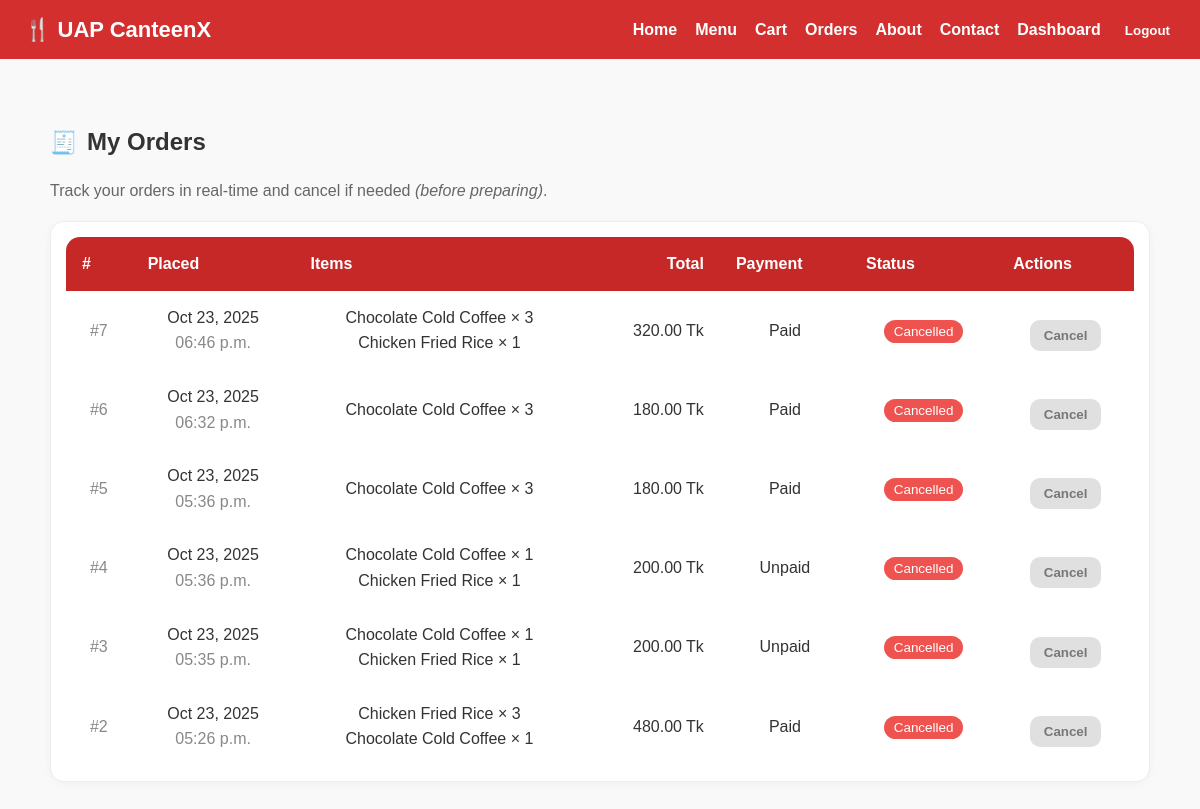
Page /orders/ (signed in) on the committed database.
### my_canteen/models.py (models this page shows, shortened)
class Order(models.Model):
    STATUS_CHOICES = [
        ('pending', 'Pending'),
        ('accepted', 'Accepted'),
        ('preparing', 'Preparing'),
        ('ready', 'Ready'),
        ('delivered', 'Delivered'),
        ('completed', 'Completed'),
        ('cancelled', 'Cancelled'),
    ]
    PAYMENT_STATUS_CHOICES = [('unpaid', 'Unpaid'), ('paid', 'Paid'),]
    PAYMENT_METHOD_CHOICES = [('cash', 'Cash'),('mock_card', 'Mock Card'),
        ('stripe', 'Stripe'),
        ('sslcommerz', 'SSLCommerz'),]  # ভবিষ্যতে 'card', 'online' যোগ করা হবে
    user = models.ForeignKey(User, on_delete=models.CASCADE)
    total_price = models.DecimalField(max_digits=8, decimal_places=2)
    address = models.CharField(max_length=255)
    status = models.CharField(max_length=20, choices=STATUS_CHOICES, default='pending')
    payment_status = models.CharField(max_length=10, choices=PAYMENT_STATUS_CHOICES, default='unpaid')
    payment_method = models.CharField(max_length=10, choices=PAYMENT_METHOD_CHOICES, default='cash')
    created_at = models.DateTimeField(auto_now_add=True)

class OrderItem(models.Model):
    order = models.ForeignKey(Order, on_delete=models.CASCADE)
    item = models.ForeignKey(MenuItem, on_delete=models.CASCADE)
    quantity = models.PositiveIntegerField(default=1)
    unit_price = models.DecimalField(max_digits=6, decimal_places=2)

class MenuItem(models.Model):
    name = models.CharField(max_length=100)
    description = models.TextField(blank=True)
    price = models.DecimalField(max_digits=6, decimal_places=2)
    stock = models.PositiveIntegerField(default=0)
    image = models.ImageField(upload_to='menu/', blank=True, null=True)
    category = models.ForeignKey(Category, on_delete=models.CASCADE, null=True)
    is_active = models.BooleanField(default=True)
    is_popular = models.BooleanField(default=False)
    rating_avg = models.FloatField(default=0)
    rating_count = models.PositiveIntegerField(default=0)

### my_canteen/views.py (the view)
# urls.py: path('orders/', views.orders_page, name='orders'),
@login_required
def orders_page(request):
    profile = UserProfile.objects.select_related("user").get(user=request.user)
    role = get_role(request.user)
    if role in ["vendor", "admin"]:
        orders = Order.objects.all().order_by("-created_at")
    elif role == "staff":
        orders = Order.objects.filter(
            status__in=["accepted", "preparing"]
        ).order_by("-created_at")
    else:
        orders = Order.objects.filter(user=request.user).order_by("-created_at")
    cancelable_ids = {o.id for o in orders if can_user_cancel(o, request.user)}
    return render(
        request,
        "my_canteen/orders.html",
        {"orders": orders, "profile": profile, "cancelable_ids": cancelable_ids},
    )

### my_canteen/context_processors.py (called while the page is built)
def cart_count(request):
    cart = request.session.get("cart", {})
    return {"cart_count": sum(cart.values())}

### my_canteen/views.py (called while the page is built)
def get_role(user):
    try:
        return user.userprofile.role
    except UserProfile.DoesNotExist:
        return "guest"

def can_user_cancel(order, user) -> bool:
    role = get_role(user)
    if role not in {"student", "faculty", "guest"}:
        return False
    if order.user_id != user.id:
        return False
    return order.status in {"pending", "accepted"}

### my_canteen/templates/my_canteen/orders.html (shortened to what this page needs)
{% extends "my_canteen/base.html" %}
{% load static %}
{% block content %}
<section class="container" style="max-width: 1100px;">
  <div class="page-title" style="display:flex;align-items:center;gap:.6rem;margin:24px 0 12px;">
    <span style="font-size:22px;">🧾</span>
    <h2 style="margin:0;">My Orders</h2>
  </div>
  <p style="color:#666;margin-bottom:18px;">
    Track your orders in real-time and cancel if needed <em>(before preparing)</em>.
  </p>
  <div class="card" style="background:#fff;border:1px solid #eee;border-radius:14px;box-shadow:0 2px 10px rgba(0,0,0,.04);">
    <div class="table-wrap" style="overflow-x:auto;">
      <table style="width:100%;border-collapse:separate;border-spacing:0;">
        <thead style="background:#c62828;color:#fff;">
          <tr>
            <th style="padding:14px 16px;font-weight:600;text-align:left;border-top-left-radius:14px;">#</th>
            <th style="padding:14px 16px;font-weight:600;text-align:left;">Placed</th>
            <th style="padding:14px 16px;font-weight:600;text-align:left;">Items</th>
            <th style="padding:14px 16px;font-weight:600;text-align:right;">Total</th>
            <th style="padding:14px 16px;font-weight:600;text-align:left;">Payment</th>
            <th style="padding:14px 16px;font-weight:600;text-align:left;">Status</th>
            <th style="padding:14px 16px;font-weight:600;text-align:left;border-top-right-radius:14px;">Actions</th>
          </tr>
        </thead>
        <tbody>
          {% for order in orders %}
          <tr style="border-bottom:1px solid #f0f0f0;">
            <td style="padding:14px 16px;color:#888;">#{{ order.id }}</td>
            <td style="padding:14px 16px;">
              {{ order.created_at|date:"M d, Y" }}<br>
              <span style="color:#888;">{{ order.created_at|date:"h:i a" }}</span>
            </td>
            <td style="padding:14px 16px;">
              {% for oi in order.orderitem_set.all %}
                {{ oi.item.name }} × {{ oi.quantity }}<br>
              {% endfor %}
            </td>
            <td style="padding:14px 16px;text-align:right;">
              {{ order.total_price }} Tk
            </td>
            <td style="padding:14px 16px;">
              {{ order.payment_status|title }}
            </td>
            <td style="padding:14px 16px;">
              {% if order.status == 'completed' %}
                <span style="background:#2e7d32;color:#fff;padding:4px 10px;border-radius:999px;font-size:.84rem;">Completed</span>
              {% elif order.status == 'cancelled' %}
                <span style="background:#ef5350;color:#fff;padding:4px 10px;border-radius:999px;font-size:.84rem;">Cancelled</span>
              {% elif order.status == 'ready' %}
                <span style="background:#0288d1;color:#fff;padding:4px 10px;border-radius:999px;font-size:.84rem;">Ready</span>
              {% elif order.status == 'preparing' %}
                <span style="background:#f57c00;color:#fff;padding:4px 10px;border-radius:999px;font-size:.84rem;">Preparing</span>
              {% elif order.status == 'accepted' %}
                <span style="background:#6d4c41;color:#fff;padding:4px 10px;border-radius:999px;font-size:.84rem;">Accepted</span>
              {% else %}
                <span style="background:#616161;color:#fff;padding:4px 10px;border-radius:999px;font-size:.84rem;">Pending</span>
              {% endif %}
            </td>
            <td style="padding:14px 16px;">
              {% if order.id in cancelable_ids %}
                <form action="{% url 'user_order_cancel' order.id %}" method="post" style="display:inline;">
                  {% csrf_token %}
                  <button type="submit"
                          style="background:#d32f2f;color:#fff;border:none;border-radius:10px;padding:8px 14px;cursor:pointer;">
                    Cancel
                  </button>
                </form>
              {% else %}
                <button type="button" disabled
                        title="You can cancel before preparing only"
                        style="background:#e0e0e0;color:#777;border:none;border-radius:10px;padding:8px 14px;">
                  Cancel
                </button>
              {% endif %}
            </td>
          </tr>
          {% empty %}
          <tr>
            <td colspan="7" style="padding:28px;text-align:center;color:#777;">
              No orders yet.
            </td>
          </tr>
          {% endfor %}
        </tbody>
      </table>
    </div>
  </div>
</section>
{% endblock %}

### my_canteen/static/my_canteen/css/styles.css (style rules this page uses)
body { margin: 0; font-family: Arial, sans-serif; background: #f9f9f9; color: #333; line-height: 1.6; }
.container { padding: 20px; max-width: 1200px; margin: auto; }
.card { background: white; border-radius: 8px; box-shadow: 0 2px 6px rgba(0,0,0,0.1); padding: 15px; text-align: center; transition: transform 0.2s; position: relative; }
.card button { margin-top: 10px; padding: 8px 14px; background: #d32f2f; color: white; border: none; border-radius: 4px; cursor: pointer; font-weight: bold; transition: 0.3s; }

### rows in the picture
Order: id "7", created_at "Oct 23, 2025", created_at "06:46 p.m.", total_price "320.00", payment_status "Paid", status "Cancelled"
OrderItem: item.name "Chocolate Cold Coffee", quantity "3"
OrderItem: item.name "Chicken Fried Rice", quantity "1"
Order: id "6", created_at "Oct 23, 2025", created_at "06:32 p.m.", total_price "180.00", payment_status "Paid", status "Cancelled"
OrderItem: item.name "Chocolate Cold Coffee", quantity "3"
Order: id "5", created_at "Oct 23, 2025", created_at "05:36 p.m.", total_price "180.00", payment_status "Paid", status "Cancelled"
OrderItem: item.name "Chocolate Cold Coffee", quantity "3"
Order: id "4", created_at "Oct 23, 2025", created_at "05:36 p.m.", total_price "200.00", payment_status "Unpaid", status "Cancelled"
OrderItem: item.name "Chocolate Cold Coffee", quantity "1"
OrderItem: item.name "Chicken Fried Rice", quantity "1"
Order: id "3", created_at "Oct 23, 2025", created_at "05:35 p.m.", total_price "200.00", payment_status "Unpaid", status "Cancelled"
OrderItem: item.name "Chocolate Cold Coffee", quantity "1"
OrderItem: item.name "Chicken Fried Rice", quantity "1"
Order: id "2", created_at "Oct 23, 2025", created_at "05:26 p.m.", total_price "480.00", payment_status "Paid", status "Cancelled"
OrderItem: item.name "Chicken Fried Rice", quantity "3"
OrderItem: item.name "Chocolate Cold Coffee", quantity "1"
